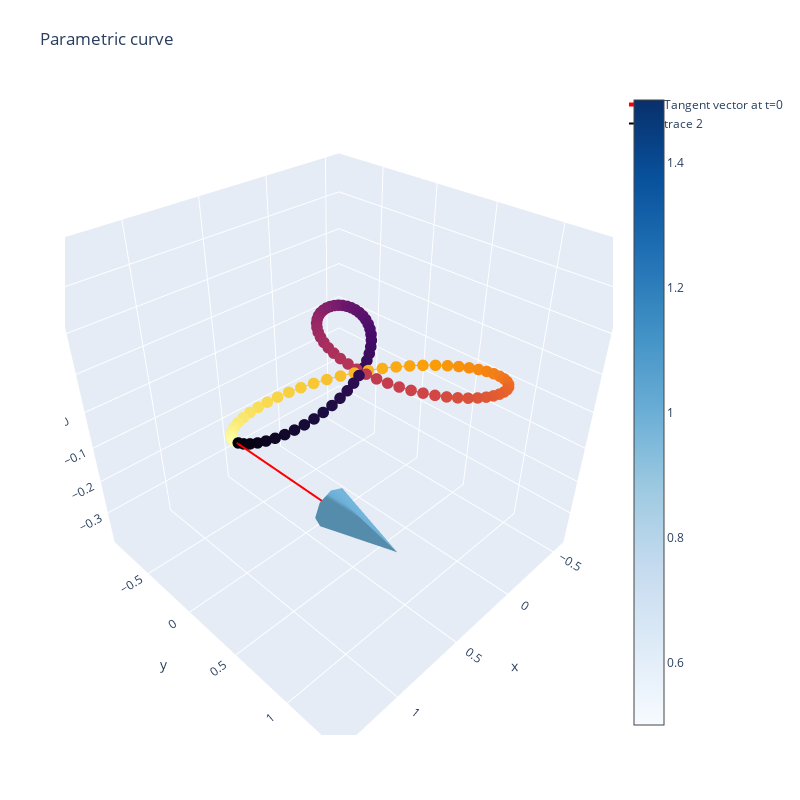

Notebook cell for this chart:
### Code cell
# add the tangent vector at t=0
tangent_vector = np.array(da_alpha_fn(0))
tangent_vector_start = np.array(alpha_fn(0))

fig = plot_arrow_plotly(tangent_vector_start,
                        tangent_vector + tangent_vector_start,
                        name='Tangent vector at t=0')

# 3D plot of the parametric curve, as a line, colored as a parameter of t 
# with the colorbar showing the values of t
fig.add_trace(go.Scatter3d(x=alpha_vals[0],
                           y=alpha_vals[1],
                           z=np.zeros_like(alpha_vals[1]),
                           marker=dict(size=4,
                                       color=t_vals,
                                       colorscale='inferno',),
                           line=dict(color=t_vals,
                                     colorscale='inferno',
                                     width=2), 
                          ))

fig.update_layout(title='Parametric curve',
                  scene=dict(xaxis_title='x',
                             yaxis_title='y',
                             zaxis_title='z'), 
                  width=800,
                  height=800, 
                  margin=dict(l=65, r=50, b=65, t=90), 
                  scene_aspectmode='cube',)
